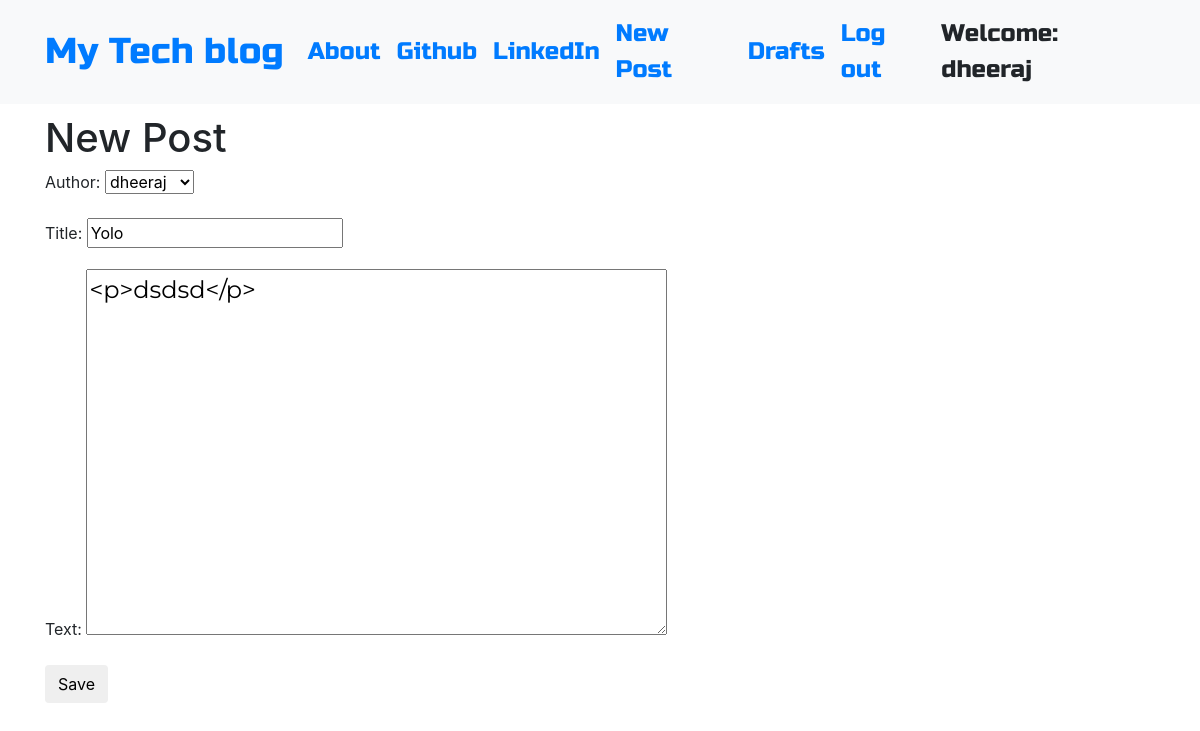
Screenshot of /post/2/edit/ (signed in) with the database file from the repository.
### blog/models.py (models this page shows, shortened)
class Post(models.Model):
    author = models.ForeignKey('auth.User', on_delete=models.CASCADE)
    title = models.CharField(max_length=200)
    text = models.TextField()
    create_date = models.DateTimeField(default=timezone.now)
    published_date = models.DateTimeField(blank=True, null=True)

### blog/views.py (the view)
# urls.py: path('post/<int:pk>/edit/', views.PostUpdateView.as_view(), name='post_edit'),
class PostUpdateView(LoginRequiredMixin, UpdateView):
    login_url = '/login'
    redirect_field_name = 'blog/post_detail.html'
    form_class = PostForm
    model = Post

### blog/forms.py
class PostForm(forms.ModelForm):
    class Meta():
        model = Post
        fields = ('author', 'title', 'text')
        widgets = {
            'title': forms.TextInput(attrs={'class':'textinputclass'}),
            'text': forms.Textarea(attrs={'class':'editable medium-editor-textarea postcontent'})
        }

### blog/templates/blog/post_form.html (shortened to what this page needs)
{% extends 'blog/base.html' %}
{% block content %}
  <h1>New Post</h1>
  <form class="post-form" method="POST">
    {{form.as_p}}
    <button type="submit" class="save btn btn-default">Save</button>
  </form>
{% endblock %}

### blog/templates/blog/base.html (shortened to what this page needs)
<!DOCTYPE html>
{% load static %}
<html>
  <head>
    <link rel="stylesheet" href="https://stackpath.bootstrapcdn.com/bootstrap/4.1.3/css/bootstrap.min.css"
>
    <link href="https://maxcdn.bootstrapcdn.com/font-awesome/4.7.0/css/font-awesome.min.css" rel="stylesheet">
    <link rel="stylesheet" href="//cdn.jsdelivr.net/medium-editor/latest/css/medium-editor.min.css" type="text/css" media="screen" charset="utf-8">
    <link rel="stylesheet" href="{% static 'css/blog.css' %}">
  </head>
  <body class='loader'>
    <nav class="navbar navbar-expand-lg bg-light techfont">
      <div class="container">
        <div class="navbar-nav align-items-center">
          <a class="navbar-brand bigbrand" href="{% url 'post_list' %}">My Tech blog</a>
          <a class="nav-item nav-link" href="{% url 'about' %}">About</a>
          <a class="nav-item nav-link" href="https://www.github.com">Github</a>
          <a class="nav-item nav-link" href="https://www.linkedin.com">LinkedIn</a>
        </div>
        <div class="navbar-nav align-items-center ml-auto">
          {% if user.is_authenticated %}
            <a class="nav-item nav-link" href="{% url 'post_new' %}">New Post</a>
            <a class="nav-item nav-link" href="{% url 'post_draft_list' %}">Drafts</a>
            <a class="nav-item nav-link" href="{% url 'logout' %}">Log out</a>
            <a >Welcome: {{ user.username }}</a>
          {% else %}
            <a class="nav-item nav-link" href="{% url 'login' %}" aria-label="Login">
              <span class="fa fa-user" aria-hidden="true"></span></a>
          {% endif %}
        </div>
      </div>
    </nav>
          <div class="content container">
              <div class="row">
                  <div class="col-md-8">
                    <div class="blog_posts">
                      {% block content %}
                      {% endblock %}
                    </div>
                  </div>
              </div>
          </div>
  </body>
</html>

### blog/static/css/blog.css (style rules this page uses)
.techfont { font-family: 'Russo One', sans-serif; font-size: 1.5em; margin-bottom: 10px; }
.postcontent { font-family: 'Montserrat'; font-size: 1.5em; }
.bigbrand { font-size: 1.5em; }
.loader { filter:hue-rotate(0deg); color: linear-gradient(45deg,#0f8,#08f); animation:hue 5000ms infinite linear; }

### rows the page displays
Post: author "dheeraj", title "Yolo", text "<p>dsdsd</p>"

### other values shown
{{ user.username }} "dheeraj"
